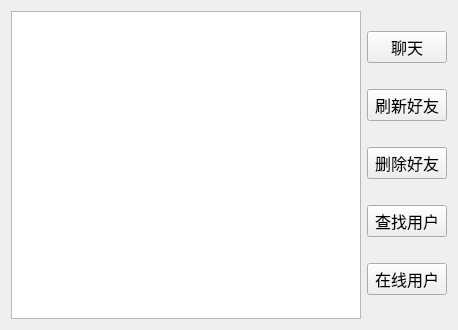
<?xml version="1.0" encoding="UTF-8"?>
<ui version="4.0">
 <class>Friend</class>
 <widget class="QWidget" name="Friend">
  <property name="geometry">
   <rect>
    <x>0</x>
    <y>0</y>
    <width>458</width>
    <height>330</height>
   </rect>
  </property>
  <property name="windowTitle">
   <string>Form</string>
  </property>
  <layout class="QHBoxLayout" name="horizontalLayout">
   <item>
    <widget class="QListWidget" name="listWidget"/>
   </item>
   <item>
    <layout class="QVBoxLayout" name="verticalLayout">
     <item>
      <widget class="QPushButton" name="chat_PB">
       <property name="font">
        <font>
         <family>Agency FB</family>
         <pointsize>12</pointsize>
        </font>
       </property>
       <property name="text">
        <string>聊天</string>
       </property>
      </widget>
     </item>
     <item>
      <widget class="QPushButton" name="flush_PB">
       <property name="font">
        <font>
         <family>Agency FB</family>
         <pointsize>12</pointsize>
        </font>
       </property>
       <property name="text">
        <string>刷新好友</string>
       </property>
      </widget>
     </item>
     <item>
      <widget class="QPushButton" name="del_PB">
       <property name="font">
        <font>
         <family>Agency FB</family>
         <pointsize>12</pointsize>
        </font>
       </property>
       <property name="text">
        <string>删除好友</string>
       </property>
      </widget>
     </item>
     <item>
      <widget class="QPushButton" name="findUser_PB">
       <property name="font">
        <font>
         <family>Agency FB</family>
         <pointsize>12</pointsize>
        </font>
       </property>
       <property name="text">
        <string>查找用户</string>
       </property>
      </widget>
     </item>
     <item>
      <widget class="QPushButton" name="onlineUser_PB">
       <property name="font">
        <font>
         <family>Agency FB</family>
         <pointsize>12</pointsize>
        </font>
       </property>
       <property name="text">
        <string>在线用户</string>
       </property>
      </widget>
     </item>
    </layout>
   </item>
  </layout>
 </widget>
 <resources/>
 <connections/>
</ui>
